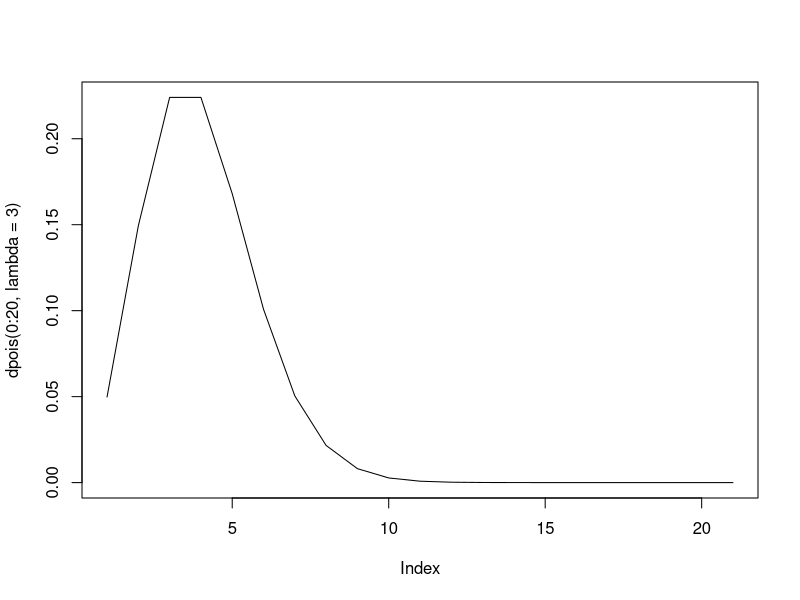

Here is the R script that generated this plot: (Note: this script raises an error after producing the figure.)
plot(dpois(0:20,lambda=3), type="l")

library(ggplot2)

# histogramm
data<-data.frame(c(rpois(1000,8))) 
ggplot(data,aes(data)) + 
  xlab("Anzahl Buecher") +
  ylab("Anzahl Studenten") +
  labs(title="Daten") +
  geom_histogram(binwidth=1) 
sum(data)
summary(data)

# line
ggplot(data.frame(x=c(0:20)), aes(x)) +
  xlab("x") +
  ylab("P(X=x)") +
  labs(title="Poisson-Verteilung") + 
  stat_function(n=21, fun=dpois, args=list(6), aes(colour="lambda = 6")) +
  stat_function(n=21, fun=dpois, args=list(8), aes(colour="lambda = 8")) +
  stat_function(n=21, fun=dpois, args=list(10), aes(colour="lambda = 10")) +
  scale_colour_manual("", 
                      breaks = c("lambda = 6", "lambda = 8", "lambda = 10"),
                      values = c("orange", "blue", "purple")) 
  